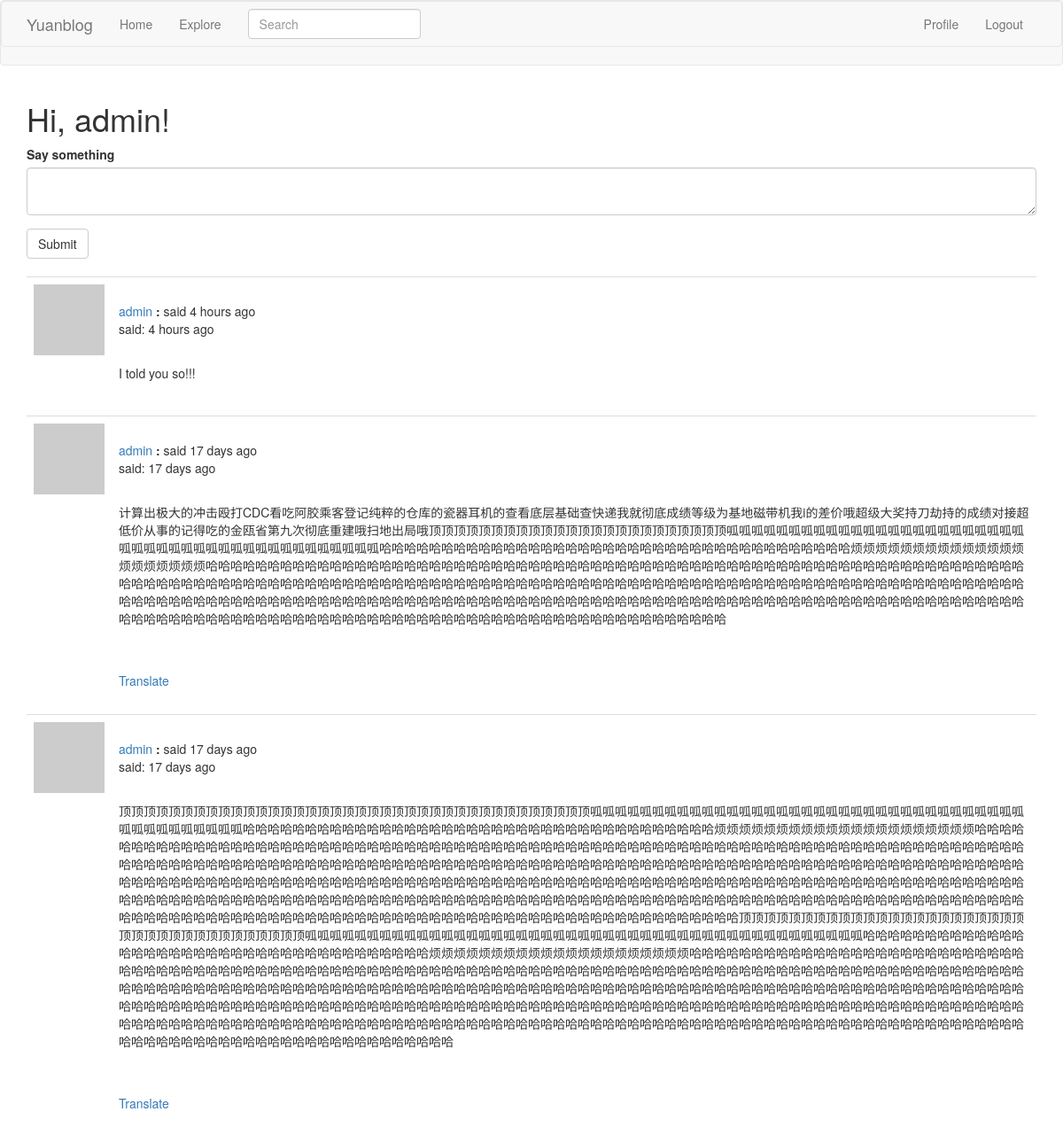
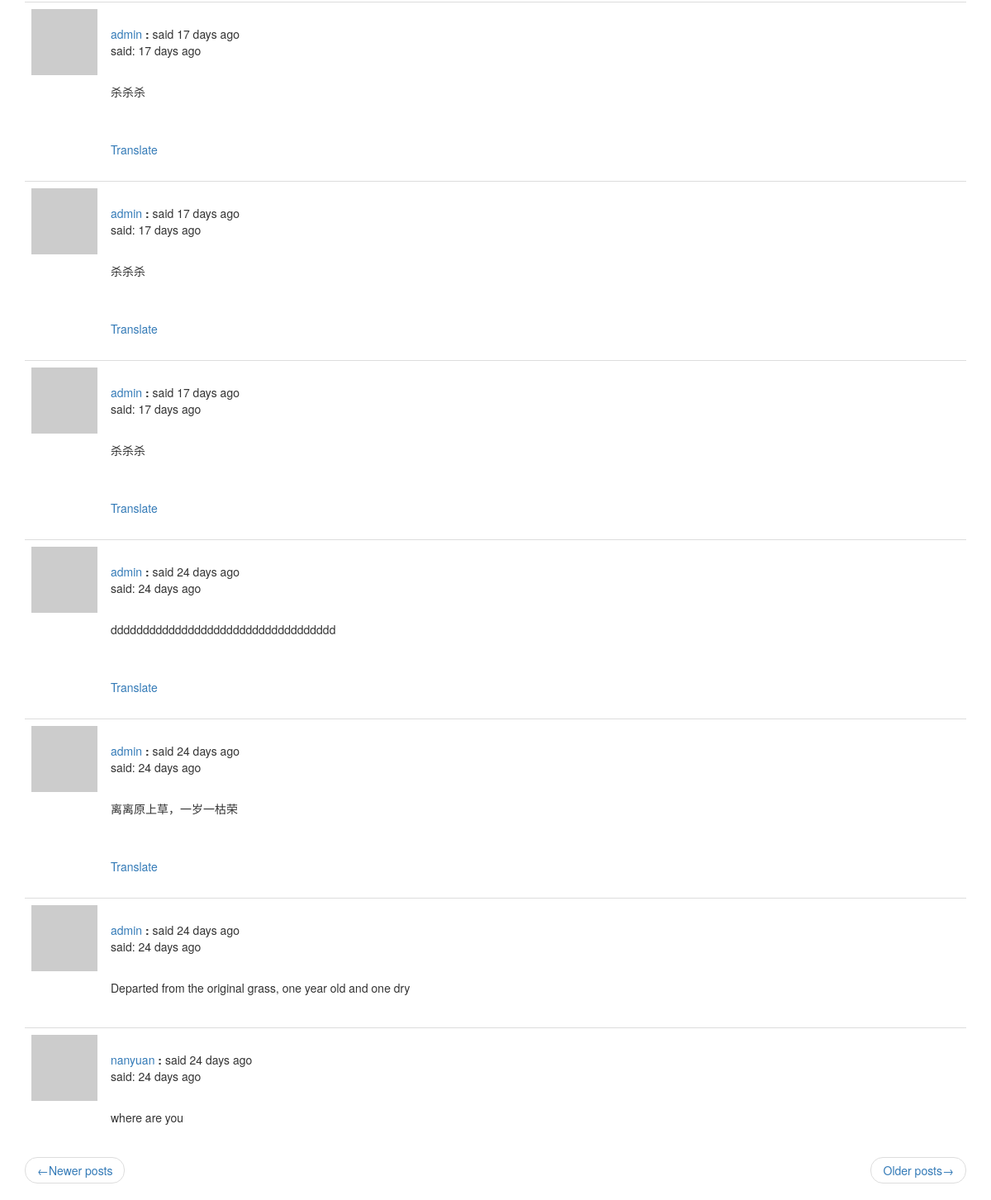
The app's page /index?page=2 (signed in) with its own data (2 pictures, top to bottom).
### app/models.py (models this page shows, shortened)
class PaginatedAPIMixin(object):
    @staticmethod
    def to_collection_dict(query, page, per_page, endpoint, **kwargs):
        resources = query.paginate(page, per_page, False)
        data = {
            'items': [item.to_dict() for item in resources.items],
            '_meta': {
                'page': page,
                'per_page': per_page,
                'total_pages': resources.pages,
                'total_items': resources.total
            },
            '_links': {
                'self': url_for(endpoint, page=page, per_page=per_page),
                'next': url_for(endpoint, page=page+1, per_page=per_page, **kwargs) if resources.has_next else None,
                'prev': url_for(endpoint, page=page - 1, per_page=per_page, **kwargs) if resources.has_prev else None
            }
        }
        return data

class User(PaginatedAPIMixin, UserMixin, db.Model):
    id = db.Column(db.Integer, primary_key=True)
    username = db.Column(db.String(64), index=True, unique=True)
    email = db.Column(db.String(128), index=True, unique=True)
    password_hash = db.Column(db.String(128))
    posts = db.relationship('Post', backref='author', lazy='dynamic')
    about_me = db.Column(db.String(140))
    last_date = db.Column(db.DateTime, default=datetime.utcnow)
    followed = db.relationship(
        'User', secondary=followers,
        primaryjoin=(followers.c.follower_id == id),
        secondaryjoin=(followers.c.followed_id == id),
        backref=db.backref('followers', lazy='dynamic'), lazy='dynamic')
    def avatar(self, size):
        digest = hashlib.md5(self.email.lower().encode('utf-8')).hexdigest()
        return 'https://www.gravatar.com/avatar/{}?d=identicon&s={}'.format(digest, size)
    def followed_posts(self):
        followed = Post.query.join(
            followers, (followers.c.followed_id == Post.user_id)).filter(
            followers.c.follower_id == self.id)
        own = Post.query.filter_by(user_id=self.id)
        return followed.union(own).order_by(Post.timestamp.desc())
    @login.user_loader
    def load_user(id):
        return User.query.get(int(id))

class SearchableMixin(object):
    @classmethod
    def before_commit(cls, session):
        session._changes = {
            'add': list(session.new),
            'update': list(session.dirty),
            'delete': list(session.deleted)
        }
    @classmethod
    def after_commit(cls, session):
        for obj in session._changes['add']:
            if isinstance(obj, SearchableMixin):
                add_to_index(obj.__tablename__, obj)
        for obj in session._changes['update']:
            if isinstance(obj, SearchableMixin):
                add_to_index(obj.__tablename__, obj)
        for obj in session._changes['delete']:
            if isinstance(obj, SearchableMixin):
                remove_from_index(obj.__tablename__, obj)
        session._changes = None

class Post(SearchableMixin, db.Model):
    __searchable__ = ['body']
    id = db.Column(db.Integer, primary_key=True)
    body = db.Column(db.String(140))
    timestamp = db.Column(db.DateTime, index=True, default=datetime.utcnow)
    user_id = db.Column(db.Integer, db.ForeignKey('user.id'))
    language = db.Column(db.String(5))

### app/main/routes.py (the view, shortened to what this page needs)
@bp.route('/', methods=['GET', 'POST'])
@bp.route('/index', methods=['GET', 'POST'])
@login_required
def index():
    form = PostForm()
    page = request.args.get('page', 1, type=int)
    posts = current_user.followed_posts().paginate(page, current_app.config['POSTS_PER_PAGE'], False)
    next_url = url_for('main.index', page=posts.next_num) \
        if posts.has_next else None
    prev_url = url_for('main.index', page=posts.prev_num) \
        if posts.has_prev else None
    return render_template('index.html', title='Home', form=form,
                           posts=posts.items, next_url=next_url,
                           prev_url=prev_url)

### app/main/forms.py
class SearchForm(FlaskForm):
    q = StringField(_l('Search'), validators=[DataRequired()])
    def __init__(self, *args, **kwargs):
        if 'formdata' not in kwargs:
            kwargs['formdata'] = request.args
        if 'csrf_enabled' not in kwargs:
            kwargs['csrf_enabled'] = False
        super(SearchForm, self).__init__(*args, **kwargs)

class PostForm(FlaskForm):
    post = TextAreaField(_l('Say something'), validators=[DataRequired()])
    submit = SubmitField(_l('Submit'))

### app/main/routes.py (called while the page is built)
@bp.before_app_request
def before_request():
    if current_user.is_authenticated:
        current_user.last_date = datetime.utcnow()
        db.session.commit()
        g.search_form = SearchForm()
    g.locale = str(get_locale())

### app/templates/index.html
{% extends "base.html" %}
{% import 'bootstrap/wtf.html' as wtf %}
{% block app_content %}
    <h1>{{ _('Hi, %(username)s!', username=current_user.username) }}</h1>
    {% if form %}
    {{ wtf.quick_form(form) }}
        <br>
    {% endif %}
    {% for post in posts %}
        {% include '_post.html' %}
    {% endfor %}
    <nav aria-label="...">
        <ul class="pager">
            <li class="previous{% if not prev_url %} disabled{% endif %}">
                <a href="{{ prev_url or '#'}}">
                    <span aria-hidden="true">&larr;</span>{{ _('Newer posts') }}
                </a>
            </li>
            <li class="next{% if not next_url %} disabled{% endif %}">
                <a href="{{ next_url or '#' }}">
                    {{ _('Older posts') }}<span aria-hidden="true">&rarr;</span>
                </a>
            </li>
        </ul>
    </nav>
{% endblock %}

### app/templates/_post.html (shortened to what this page needs)
<table class="table table-hover">
    <tr>
        <td width="70px">
            <a href="{{ url_for('main.user', username=post.author.username) }}">
                <img src="{{ post.author.avatar(70) }}">
            </a>
        </td>
        <td style="word-wrap: break-word">
            <br>
            {{ _('%(username)s said %(when)s', username=user_link, when=moment(post.timestamp).fromNow()) }}
            <p>{{ _('said:') }} {{ moment(post.timestamp).fromNow() }}</p>
            <br>
            <p>{{ post.body }}</p>
            {% if post.language and post.language !=g.locale %}
            <br><br>
                <span id="translation{{ post.id }}">
                    <a href="javascript:translate('#post{{ post.id }}', '#translation{{ post.id }}', '{{ post.language }}', '{{ g.locale }}');">{{ _('Translate') }}</a>
                </span>
            {% endif %}
        </td>
    </tr>
</table>

### records on screen
Post: timestamp "4 hours ago", body "I told you so!!!"
Post: timestamp "17 days ago", body "计算出极大的冲击殴打CDC看吃阿胶乘客登记纯粹的仓库的瓷器耳机的查看底层基础查快递我就彻底成绩等级为基地磁带机我i的差价哦超级大奖持刀劫持的成绩对接超低价从事的记得吃的金瓯省第九次彻底重建哦扫地出局哦顶顶顶顶顶顶顶顶顶顶顶顶顶顶顶顶顶顶顶顶顶顶顶顶呱呱呱呱呱呱呱呱呱呱呱呱呱呱呱呱呱呱呱呱呱呱呱呱呱呱呱呱呱呱呱呱呱呱呱呱呱呱呱呱呱呱呱呱呱哈哈哈哈哈哈哈哈哈哈哈哈哈哈哈哈哈哈哈哈哈哈哈哈哈哈哈哈哈哈哈哈哈哈哈哈哈哈烦烦烦烦烦烦烦烦烦烦烦烦烦烦烦烦烦烦烦烦烦哈哈哈哈哈哈哈哈哈哈哈哈哈哈哈哈哈哈哈哈哈哈哈哈哈哈哈哈哈哈哈哈哈哈哈哈哈哈哈哈哈哈哈哈哈哈哈哈哈哈哈哈哈哈哈哈哈哈哈哈哈哈哈哈哈哈哈哈哈哈哈哈哈哈哈哈哈哈哈哈哈哈哈哈哈哈哈哈哈哈哈哈哈哈哈哈哈哈哈哈哈哈哈哈哈哈哈哈哈哈哈哈哈哈哈哈哈哈哈哈哈哈哈哈哈哈哈哈哈哈哈哈哈哈哈哈哈哈哈哈哈哈哈哈哈哈哈哈哈哈哈哈哈哈哈哈哈哈哈哈哈哈哈哈哈哈哈哈哈哈哈哈哈哈哈哈哈哈哈哈哈哈哈哈哈哈哈哈哈哈哈哈哈哈哈哈哈哈哈哈哈哈哈哈哈哈哈哈哈哈哈哈哈哈哈哈哈哈哈哈哈哈哈哈哈哈哈哈哈哈哈哈哈哈哈哈哈哈哈哈哈哈哈哈哈哈哈哈哈哈哈哈哈哈哈哈哈哈哈哈哈"
Post: timestamp "17 days ago", body "顶顶顶顶顶顶顶顶顶顶顶顶顶顶顶顶顶顶顶顶顶顶顶顶顶顶顶顶顶顶顶顶顶顶顶顶顶顶呱呱呱呱呱呱呱呱呱呱呱呱呱呱呱呱呱呱呱呱呱呱呱呱呱呱呱呱呱呱呱呱呱呱呱呱呱呱呱呱呱呱呱呱呱哈哈哈哈哈哈哈哈哈哈哈哈哈哈哈哈哈哈哈哈哈哈哈哈哈哈哈哈哈哈哈哈哈哈哈哈哈哈烦烦烦烦烦烦烦烦烦烦烦烦烦烦烦烦烦烦烦烦烦哈哈哈哈哈哈哈哈哈哈哈哈哈哈哈哈哈哈哈哈哈哈哈哈哈哈哈哈哈哈哈哈哈哈哈哈哈哈哈哈哈哈哈哈哈哈哈哈哈哈哈哈哈哈哈哈哈哈哈哈哈哈哈哈哈哈哈哈哈哈哈哈哈哈哈哈哈哈哈哈哈哈哈哈哈哈哈哈哈哈哈哈哈哈哈哈哈哈哈哈哈哈哈哈哈哈哈哈哈哈哈哈哈哈哈哈哈哈哈哈哈哈哈哈哈哈哈哈哈哈哈哈哈哈哈哈哈哈哈哈哈哈哈哈哈哈哈哈哈哈哈哈哈哈哈哈哈哈哈哈哈哈哈哈哈哈哈哈哈哈哈哈哈哈哈哈哈哈哈哈哈哈哈哈哈哈哈哈哈哈哈哈哈哈哈哈哈哈哈哈哈哈哈哈哈哈哈哈哈哈哈哈哈哈哈哈哈哈哈哈哈哈哈哈哈哈哈哈哈哈哈哈哈哈哈哈哈哈哈哈哈哈哈哈哈哈哈哈哈哈哈哈哈哈哈哈哈哈哈哈哈哈哈哈哈哈哈哈哈哈哈哈哈哈哈哈哈哈哈哈哈哈哈哈哈哈哈哈哈哈哈哈哈哈哈哈哈哈哈哈哈哈哈哈哈哈哈哈哈哈哈哈哈哈哈哈哈哈哈哈哈哈哈哈哈哈哈哈哈哈哈哈哈哈哈哈哈哈哈哈哈哈哈哈哈哈顶顶顶顶顶顶顶顶顶顶顶顶顶顶顶顶顶顶顶顶顶顶顶顶顶顶顶顶顶顶顶顶顶顶顶顶顶顶呱呱呱呱呱呱呱呱呱呱呱呱呱呱呱呱呱呱呱呱呱呱呱呱呱呱呱呱呱呱呱呱呱呱呱呱呱呱呱呱呱呱呱呱呱哈哈哈哈哈哈哈哈哈哈哈哈哈哈哈哈哈哈哈哈哈哈哈哈哈哈哈哈哈哈哈哈哈哈哈哈哈哈烦烦烦烦烦烦烦烦烦烦烦烦烦烦烦烦烦烦烦烦烦哈哈哈哈哈哈哈哈哈哈哈哈哈哈哈哈哈哈哈哈哈哈哈哈哈哈哈哈哈哈哈哈哈哈哈哈哈哈哈哈哈哈哈哈哈哈哈哈哈哈哈哈哈哈哈哈哈哈哈哈哈哈哈哈哈哈哈哈哈哈…"
Post: timestamp "17 days ago", body "杀杀杀"
Post: timestamp "17 days ago", body "杀杀杀"
Post: timestamp "17 days ago", body "杀杀杀"
Post: timestamp "24 days ago", body "ddddddddddddddddddddddddddddddddddd"
Post: timestamp "24 days ago", body "离离原上草，一岁一枯荣"
Post: timestamp "24 days ago", body "Departed from the original grass, one year old and one dry"
Post: timestamp "24 days ago", body "where are you"
